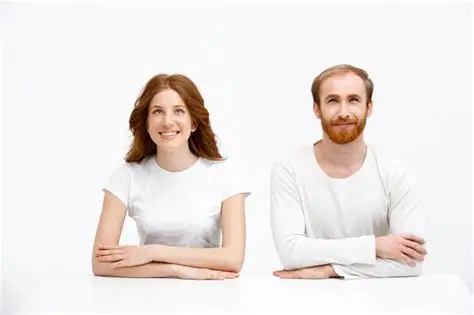
#> input picture images/OIP.webp, 474 x 315 px, given in place of the camera
$ python CW_lesson7.py
#> lines starting #> are read from the running program, lines starting #| are printed output that depends on the picture; after the words box and inside, x2 and y2 are one past the last pixel; in counts of white or black regions, pixels touching at a corner belong together
import cv2
import numpy as np

cap = cv2.VideoCapture(0)

lower_red1 = np.array([0, 100, 100])
upper_red1 = np.array([10, 255, 255])

lower_red2 = np.array([160, 100, 100])
upper_red2 = np.array([180, 255, 255])

points = []
object_detected = False

while True:
    ret, frame = cap.read()
#> frame is the input picture: shape (315, 474, 3); mean B, G, R 229.5, 231.7, 238
    if not ret:
        break

    frame = cv2.flip(frame, 1)
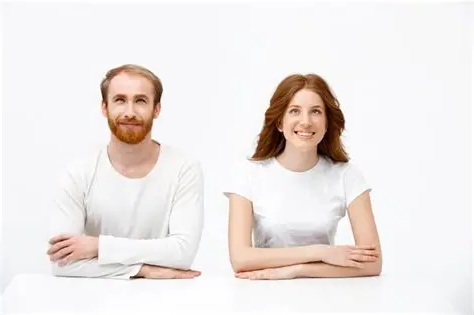
#> frame: shape (315, 474, 3); mean B, G, R 229.5, 231.7, 238
    hsv = cv2.cvtColor(frame, cv2.COLOR_BGR2HSV)
#> hsv: shape (315, 474, 3); mean H, S, V 78.3, 16.5, 239.3
    mask1 = cv2.inRange(hsv, lower_red1, upper_red1)
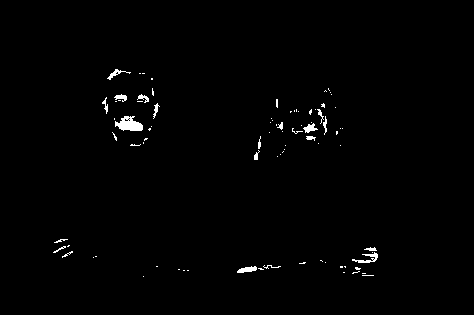
#> mask1: shape (315, 474); 0.93% white; 86 white regions (66 under 20 px)
    mask2 = cv2.inRange(hsv, lower_red2, upper_red2)
#> mask2: shape (315, 474); every value is 0
    mask = cv2.bitwise_or(mask1, mask2)

    contours, _ = cv2.findContours(mask, cv2.RETR_EXTERNAL, cv2.CHAIN_APPROX_SIMPLE)
#> contours = 86 contours, 77 with area under 20; largest, box (x1, y1, x2, y2) and area: (115, 116, 143, 131) 243, (237, 266, 257, 273) 68, (352, 252, 378, 263) 63, (303, 123, 318, 133) 58, (107, 69, 131, 80) 46

    object_detected = False

    for cnt in contours:
        area = cv2.contourArea(cnt)
        if area > 1000:
            object_detected = True

            cv2.drawContours(frame, [cnt], 0, (0, 255, 4), 2)

            M = cv2.moments(cnt)
            if M["m00"] != 0:
                cx = int(M["m10"] / M["m00"])
                cy = int(M["m01"] / M["m00"])

                cv2.circle(frame, (cx, cy), 5, (255, 123, 4), -1)

                cv2.rectangle(frame, (0, 0), (frame.shape[1], frame.shape[0]), (0, 255, 0), 2)
                cv2.putText(frame, "Object detected!", (430, 450), cv2.FONT_HERSHEY_SIMPLEX, 0.8, (0, 255, 0), 2)
#> this loop made 86 passes
#> area on passes 13, 21, 52, 60: 67.5, 63, 57.5, 243

                # [5 lines of commented-out code are left out]
    if not object_detected:
        cv2.rectangle(frame, (0, 0), (frame.shape[1], frame.shape[0]), (0, 0, 255), 2)
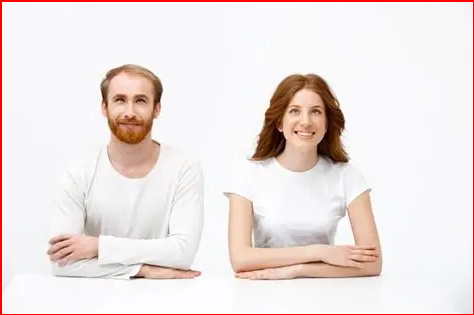
#> frame: shape (315, 474, 3); 1.58% of pixels changed, all inside (x1, y1, x2, y2) = (0, 0, 474, 315)
        cv2.putText(frame, "Object not detected!", (375, 450), cv2.FONT_HERSHEY_SIMPLEX, 0.8, (0, 0, 255), 2)

    cv2.imshow('frame', frame)
    cv2.imshow('hsv', mask)

    if cv2.waitKey(1) & 0xFF == ord('q'):
#> (key q is pressed here)
        break

cap.release()
cv2.destroyAllWindows()
